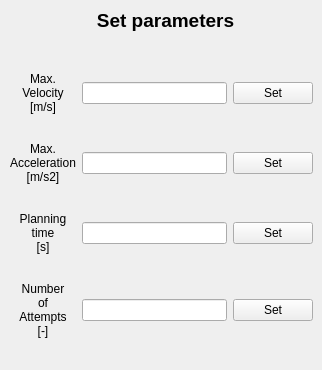
     <widget class="QWidget" name="mode6_3">
      <attribute name="title">
       <string>  5 </string>
      </attribute>
      <widget class="QLabel" name="label_152">
       <property name="geometry">
        <rect>
         <x>60</x>
         <y>0</y>
         <width>211</width>
         <height>41</height>
        </rect>
       </property>
       <property name="text">
        <string>&lt;html&gt;&lt;head/&gt;&lt;body&gt;&lt;p align=&quot;center&quot;&gt;&lt;span style=&quot; font-size:14pt; font-weight:600;&quot;&gt;Set parameters&lt;/span&gt;&lt;/p&gt;&lt;/body&gt;&lt;/html&gt;</string>
       </property>
      </widget>
      <widget class="QWidget" name="gridLayoutWidget_15">
       <property name="geometry">
        <rect>
         <x>10</x>
         <y>50</y>
         <width>303</width>
         <height>311</height>
        </rect>
       </property>
       <layout class="QGridLayout" name="gridLayout_15">
        <item row="0" column="2">
         <widget class="QPushButton" name="setParameters_Velocity_PushButton_3">
          <property name="text">
           <string>Set</string>
          </property>
         </widget>
        </item>
        <item row="1" column="0">
         <widget class="QLabel" name="label_153">
          <property name="text">
           <string>&lt;html&gt;&lt;head/&gt;&lt;body&gt;&lt;p align=&quot;center&quot;&gt;Max.&lt;br/&gt;Acceleration&lt;br/&gt;[m/s2]&lt;/p&gt;&lt;/body&gt;&lt;/html&gt;</string>
          </property>
         </widget>
        </item>
        <item row="2" column="0">
         <widget class="QLabel" name="label_154">
          <property name="text">
           <string>&lt;html&gt;&lt;head/&gt;&lt;body&gt;&lt;p align=&quot;center&quot;&gt;Planning&lt;br/&gt;time&lt;br/&gt;[s]&lt;/p&gt;&lt;/body&gt;&lt;/html&gt;</string>
          </property>
         </widget>
        </item>
        <item row="0" column="0">
         <widget class="QLabel" name="label_155">
          <property name="text">
           <string>&lt;html&gt;&lt;head/&gt;&lt;body&gt;&lt;p align=&quot;center&quot;&gt;Max.&lt;br/&gt;Velocity&lt;br/&gt;[m/s]&lt;/p&gt;&lt;/body&gt;&lt;/html&gt;</string>
          </property>
         </widget>
        </item>
        <item row="3" column="0">
         <widget class="QLabel" name="label_156">
          <property name="text">
           <string>&lt;html&gt;&lt;head/&gt;&lt;body&gt;&lt;p align=&quot;center&quot;&gt;Number&lt;br/&gt;of&lt;br/&gt;Attempts&lt;br/&gt;[-]&lt;/p&gt;&lt;/body&gt;&lt;/html&gt;</string>
          </property>
         </widget>
        </item>
        <item row="1" column="1">
         <widget class="QLineEdit" name="setParameters_Acceleration_LineEdit_3"/>
        </item>
        <item row="0" column="1">
         <widget class="QLineEdit" name="setParameters_Velocity_LineEdit_3"/>
        </item>
        <item row="2" column="1">
         <widget class="QLineEdit" name="setParameters_PlanningTime_LineEdit_3"/>
        </item>
        <item row="3" column="1">
         <widget class="QLineEdit" name="setParameters_NumOfAttempts_LineEdit_3"/>
        </item>
        <item row="1" column="2">
         <widget class="QPushButton" name="setParameters_Acceleration_PushButton_3">
          <property name="text">
           <string>Set</string>
          </property>
         </widget>
        </item>
        <item row="3" column="2">
         <widget class="QPushButton" name="setParameters_NumOfAttempts_PushButton_3">
          <property name="text">
           <string>Set</string>
          </property>
         </widget>
        </item>
        <item row="2" column="2">
         <widget class="QPushButton" name="setParameters_PlanningTime_PushButton_3">
          <property name="text">
           <string>Set</string>
          </property>
         </widget>
        </item>
       </layout>
      </widget>
     </widget>
